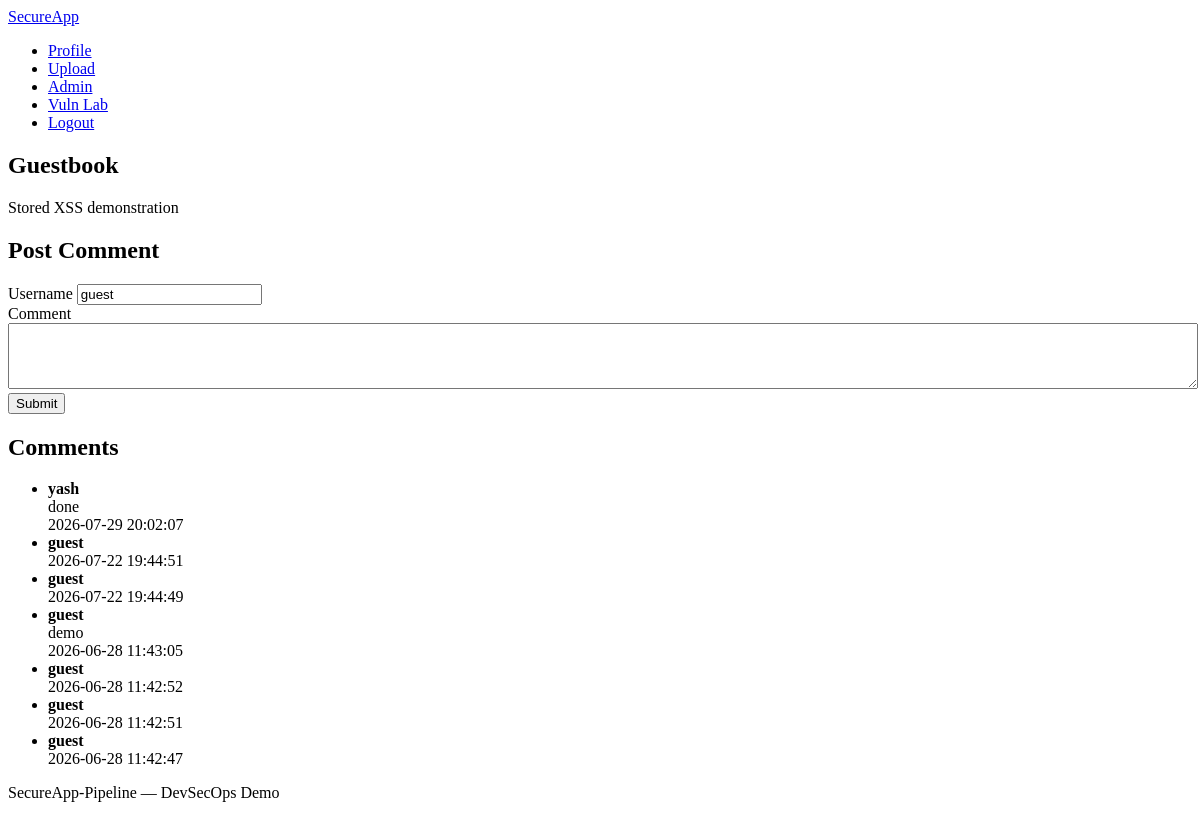
The app's page /vulnerable/xss-stored (signed in) with its own data.
### tables this page shows
CREATE TABLE vulnerable_comments (
            id INTEGER PRIMARY KEY AUTOINCREMENT,
            username TEXT NOT NULL,
            body TEXT NOT NULL,
            created_at TEXT NOT NULL
        );

### app/routes/vulnerable.py (the view, shortened to what this page needs)
@vulnerable_bp.route("/xss-stored", methods=["GET", "POST"])
def xss_stored():
    db = get_db()
    comments = db.execute(
        """
        SELECT username, body, created_at
        FROM vulnerable_comments
        ORDER BY id DESC
        """
    ).fetchall()
    return render_template("vulnerable/xss_stored.html", comments=comments)

### app.py (called while the page is built)
def get_db():
    if "db" not in g:
        g.db = sqlite3.connect(DATABASE)
        g.db.row_factory = sqlite3.Row
    return g.db

def current_user():
    if "user_id" not in session:
        return None
    return get_db().execute(
        "SELECT id, username, email, is_admin, created_at FROM users WHERE id = ?",
        (session["user_id"],),
    ).fetchone()

@app.before_request
def start_timer():
    request.start_time = time.time()

@app.after_request
def after_request(response):
    REQUEST_COUNT.labels(
        request.method,
        request.path
    ).inc()
    if hasattr(request, "start_time"):
        REQUEST_LATENCY.observe(
            time.time() - request.start_time
        )
    return response

@app.before_request
def load_logged_in_user():
    g.user = current_user()

### app/routes/vulnerable.py (called while the page is built)
def get_db():
    return g.db

### templates/vulnerable/xss_stored.html (shortened to what this page needs)
{% extends "base.html" %}
{% block content %}
<section class="page-header">
    <h1>Guestbook</h1>
    <p class="subtitle">Stored XSS demonstration</p>
</section>
<div class="card-grid">
    <article class="card">
        <h2>Post Comment</h2>
        <form method="post" class="form">
            <div class="form-group">
                <label for="username">Username</label>
                <input type="text" id="username" name="username" value="guest">
            </div>
            <div class="form-group">
                <label for="body">Comment</label>
                <textarea id="body" name="body" rows="4" style="width:100%;"></textarea>
            </div>
            <button type="submit" class="btn btn-primary">Submit</button>
        </form>
    </article>
    <article class="card">
        <h2>Comments</h2>
        {% if comments %}
            <ul class="item-list">
                {% for comment in comments %}
                    <li>
                        <strong>{{ comment.username|safe }}</strong>
                        <div>{{ comment.body|safe }}</div>
                        <time>{{ comment.created_at }}</time>
                    </li>
                {% endfor %}
            </ul>
        {% else %}
            <p class="empty-state">No comments yet.</p>
        {% endif %}
    </article>
</div>
{% endblock %}

### records on screen
vulnerable_comments: username "yash", body "done", created_at "2026-07-29 20:02:07"
vulnerable_comments: username "guest", created_at "2026-07-22 19:44:51"
vulnerable_comments: username "guest", created_at "2026-07-22 19:44:49"
vulnerable_comments: username "guest", body "demo", created_at "2026-06-28 11:43:05"
vulnerable_comments: username "guest", created_at "2026-06-28 11:42:52"
vulnerable_comments: username "guest", created_at "2026-06-28 11:42:51"
vulnerable_comments: username "guest", created_at "2026-06-28 11:42:47"
